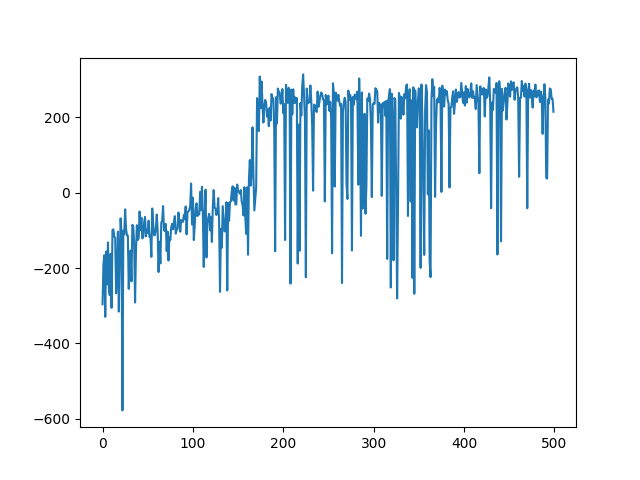

Reproduce this figure in Python.
import torch as T
import torch.nn as nn
import torch.nn.functional as F
import torch.optim as optim
import numpy as np
import matplotlib.pyplot as plt
import gym

class DeepQNetwork(nn.Module):
    def __init__(self, lr, input_dims, fc1_dims, fc2_dims, n_actions):
        super(DeepQNetwork, self).__init__()

        if T.cuda.is_available() == False:
            raise Exception('no cuda')

        self.input_dims = input_dims
        self.fc1_dims = fc1_dims
        self.fc2_dims = fc2_dims
        self.n_actions = n_actions

        self.fc1 = nn.Linear(*self.input_dims, self.fc1_dims)
        self.fc2 = nn.Linear(self.fc1_dims, self.fc2_dims)
        self.fc3 = nn.Linear(self.fc2_dims, self.n_actions)

        self.optimizer = optim.Adam(self.parameters(), lr=lr)
        self.loss = nn.MSELoss()
        self.device = T.device('cuda:0')
        self.to(self.device)

    def forward(self, state):
        x = F.relu(self.fc1(state))
        x = F.relu(self.fc2(x))
        actions = self.fc3(x)
        return actions


class Agent(object):
    def __init__(self, gamma, epsilon, lr, input_dims, batch_size, n_actions, max_mem_size=100000,
                 eps_min=0.01, eps_dec=0.996, target_iteration=200):
        self.gamma = gamma
        self.epsilon = epsilon
        self.eps_min = eps_min
        self.eps_dec = eps_dec
        self.batch_size = batch_size
        self.n_actions = n_actions
        self.action_space = [i for i in range(n_actions)]
        self.mem_size = max_mem_size
        self.mem_cntr = 0
        self.target_iteration = target_iteration
        self.target_iteration_cntr = 0

        self.Q_eval = DeepQNetwork(lr, n_actions=self.n_actions, input_dims=input_dims, fc1_dims=256, fc2_dims=256)
        self.Q_target = DeepQNetwork(lr, n_actions=self.n_actions, input_dims=input_dims, fc1_dims=256, fc2_dims=256)

        self.state_memory = np.zeros((self.mem_size, *input_dims), dtype=np.float32)
        self.new_state_memory = np.zeros((self.mem_size, *input_dims), dtype=np.float32)
        self.action_memory = np.zeros(self.mem_size, dtype=np.int32)
        self.reward_memory = np.zeros(self.mem_size, dtype=np.float32)
        self.terminal_memory = np.zeros(self.mem_size, dtype=np.bool)

    def store_transition(self, state, action, reward, state_, terminal):
        index = self.mem_cntr % self.mem_size
        self.state_memory[index] = state
        self.action_memory[index] = action
        self.reward_memory[index] = reward
        self.terminal_memory[index] = terminal
        self.new_state_memory[index] = state_
        self.mem_cntr += 1

    def choose_action(self, observation):
        rand = np.random.random()
        if rand < self.epsilon:
            action = np.random.choice(self.action_space)
        else:
            state = T.tensor([observation]).to(self.Q_eval.device)
            actions = self.Q_eval.forward(state)
            action = T.argmax(actions).item()
        return action

    def learn(self):
        if self.mem_cntr > self.batch_size:
            self.Q_eval.optimizer.zero_grad()

            if self.target_iteration_cntr % self.target_iteration == 0:
                self.Q_target.load_state_dict(self.Q_eval.state_dict())
            self.target_iteration_cntr += 1

            max_mem = min(self.mem_size, self.mem_cntr)
            batch = np.random.choice(max_mem, self.batch_size, replace=False)
            batch_index = np.arange(self.batch_size, dtype=np.int32)

            state_batch = T.tensor(self.state_memory[batch]).to(self.Q_eval.device)
            reward_batch = T.tensor(self.reward_memory[batch]).to(self.Q_eval.device)
            terminal_batch = T.tensor(self.terminal_memory[batch]).to(self.Q_eval.device)
            new_state_batch = T.tensor(self.new_state_memory[batch]).to(self.Q_eval.device)
            action_batch = self.action_memory[batch]

            q_eval = self.Q_eval.forward(state_batch)[batch_index, action_batch]
            q_next = self.Q_target.forward(new_state_batch)
            q_next[terminal_batch] = 0.0

            q_target = reward_batch + self.gamma * T.max(q_next, dim=1)[0]

            loss = self.Q_eval.loss(q_target, q_eval).to(self.Q_eval.device)
            loss.backward()
            self.Q_eval.optimizer.step()

            self.epsilon = self.epsilon - self.eps_dec
            self.epsilon = max(self.epsilon, self.eps_min)


if __name__ == '__main__':
    env = gym.make('LunarLander-v2')
    brain = Agent(gamma=0.99, epsilon=1.0, batch_size=64, n_actions=4, input_dims=[8], lr=0.001, eps_dec=0.00003)

    scores = []
    eps_history = []
    n_games = 500
    score = 0

    for i in range(n_games):
        if i%10 == 0 and i > 0:
            avg_score = np.mean(scores[max(0, i-10):(i+1)])
            print('episode', i, 'average score {}'.format(avg_score), 'epsilon {}'.format(brain.epsilon))
        else:
            print('episode', i, 'score', score)

        score = 0
        eps_history.append(brain.epsilon)
        observation = env.reset()
        done = False
        while not done:
            action = brain.choose_action(observation)
            observation_, reward, done, info = env.step(action)
            score += reward
            brain.store_transition(observation, action, reward, observation_, done)
            brain.learn()
            observation = observation_
        scores.append(score)

    plt.plot(scores)
    plt.savefig('deep_q_learning_with_target.png')

    # play the game a few time
    for i in range(10):
        observation = env.reset()
        done = False
        while not done:
            action = brain.choose_action(observation)
            observation_, reward, done, info = env.step(action)
            observation = observation_

            env.render()
        scores.append(score)
